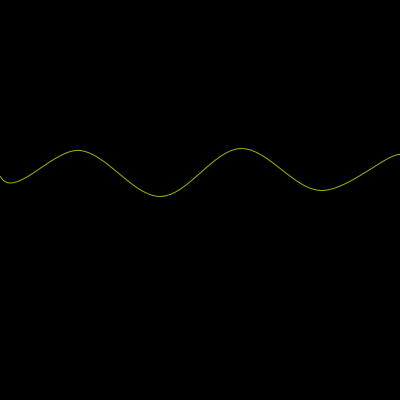
Frame 1 (no input)
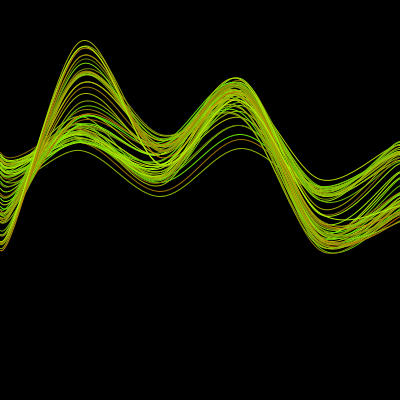
Frame 60 (the mouse pressed at the canvas centre just before this capture)
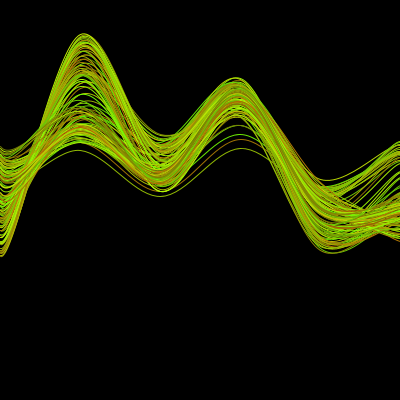
Frame 120 (the mouse held since frame 60 and released just before this capture)

The Processing sketch that drew these frames (run headless with seeded random() and noise(); from frame 60 on, the mouse is pressed at the canvas centre):

// Processing sketch: processing_116289
// ── processing_116289.pde

int inc;
int num=5;
int []y= new int[num+1];
//int []y2= new int
 
void setup() {
  size(400, 400);
  background(0);
  inc=width/num;
  noFill();
  // noLoop();
 
  for (int i=0; i<y.length;i++) {
 
    y[i]= (int)random(height/3, height/2);
  }
}
 
void draw() {
  // background(255);
  stroke((int)random(100, 200), (int)random(100, 255), 3);
  beginShape();
  curveVertex(0, 2);
 
  for (int i=0; i<=num;i++) {
    curveVertex(inc*i, y[i]);
    y[i]+=(int)random(-10, 10);
 
  }
 
  curveVertex(width, (height/2));
  endShape();
}
